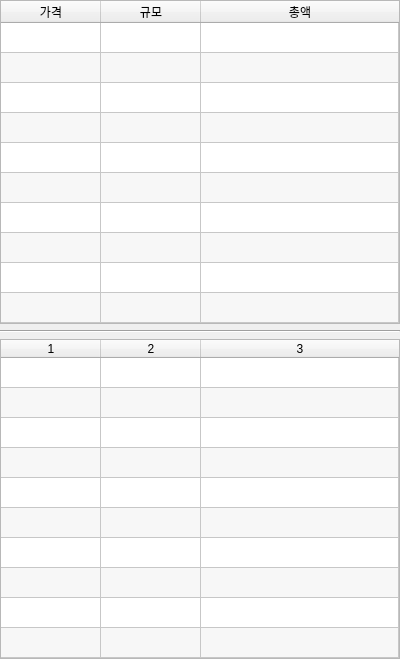
<?xml version="1.0" encoding="UTF-8"?>
<ui version="4.0">
 <class>Form</class>
 <widget class="QWidget" name="Form">
  <property name="geometry">
   <rect>
    <x>0</x>
    <y>0</y>
    <width>400</width>
    <height>641</height>
   </rect>
  </property>
  <property name="minimumSize">
   <size>
    <width>400</width>
    <height>0</height>
   </size>
  </property>
  <property name="windowTitle">
   <string>Form</string>
  </property>
  <layout class="QVBoxLayout" name="verticalLayout">
   <property name="leftMargin">
    <number>0</number>
   </property>
   <property name="topMargin">
    <number>0</number>
   </property>
   <property name="rightMargin">
    <number>0</number>
   </property>
   <property name="bottomMargin">
    <number>0</number>
   </property>
   <item>
    <widget class="QTableWidget" name="tableAsks">
     <property name="sizePolicy">
      <sizepolicy hsizetype="Minimum" vsizetype="Minimum">
       <horstretch>0</horstretch>
       <verstretch>0</verstretch>
      </sizepolicy>
     </property>
     <property name="verticalScrollBarPolicy">
      <enum>Qt::ScrollBarAlwaysOff</enum>
     </property>
     <property name="horizontalScrollBarPolicy">
      <enum>Qt::ScrollBarAlwaysOff</enum>
     </property>
     <property name="sizeAdjustPolicy">
      <enum>QAbstractScrollArea::AdjustToContents</enum>
     </property>
     <property name="autoScroll">
      <bool>false</bool>
     </property>
     <property name="editTriggers">
      <set>QAbstractItemView::NoEditTriggers</set>
     </property>
     <property name="tabKeyNavigation">
      <bool>false</bool>
     </property>
     <property name="showDropIndicator" stdset="0">
      <bool>false</bool>
     </property>
     <property name="dragDropOverwriteMode">
      <bool>false</bool>
     </property>
     <property name="alternatingRowColors">
      <bool>true</bool>
     </property>
     <property name="rowCount">
      <number>10</number>
     </property>
     <property name="columnCount">
      <number>3</number>
     </property>
     <attribute name="horizontalHeaderStretchLastSection">
      <bool>true</bool>
     </attribute>
     <attribute name="verticalHeaderVisible">
      <bool>false</bool>
     </attribute>
     <row/>
     <row/>
     <row/>
     <row/>
     <row/>
     <row/>
     <row/>
     <row/>
     <row/>
     <row/>
     <column>
      <property name="text">
       <string>가격</string>
      </property>
     </column>
     <column>
      <property name="text">
       <string>규모</string>
      </property>
     </column>
     <column>
      <property name="text">
       <string>총액</string>
      </property>
     </column>
    </widget>
   </item>
   <item>
    <widget class="Line" name="line">
     <property name="orientation">
      <enum>Qt::Horizontal</enum>
     </property>
    </widget>
   </item>
   <item>
    <widget class="QTableWidget" name="tableBids">
     <property name="sizePolicy">
      <sizepolicy hsizetype="Minimum" vsizetype="Minimum">
       <horstretch>0</horstretch>
       <verstretch>0</verstretch>
      </sizepolicy>
     </property>
     <property name="verticalScrollBarPolicy">
      <enum>Qt::ScrollBarAlwaysOff</enum>
     </property>
     <property name="horizontalScrollBarPolicy">
      <enum>Qt::ScrollBarAlwaysOff</enum>
     </property>
     <property name="sizeAdjustPolicy">
      <enum>QAbstractScrollArea::AdjustToContents</enum>
     </property>
     <property name="autoScroll">
      <bool>false</bool>
     </property>
     <property name="editTriggers">
      <set>QAbstractItemView::NoEditTriggers</set>
     </property>
     <property name="tabKeyNavigation">
      <bool>false</bool>
     </property>
     <property name="showDropIndicator" stdset="0">
      <bool>false</bool>
     </property>
     <property name="dragDropOverwriteMode">
      <bool>false</bool>
     </property>
     <property name="alternatingRowColors">
      <bool>true</bool>
     </property>
     <property name="rowCount">
      <number>10</number>
     </property>
     <property name="columnCount">
      <number>3</number>
     </property>
     <attribute name="horizontalHeaderStretchLastSection">
      <bool>true</bool>
     </attribute>
     <attribute name="verticalHeaderVisible">
      <bool>false</bool>
     </attribute>
     <row/>
     <row/>
     <row/>
     <row/>
     <row/>
     <row/>
     <row/>
     <row/>
     <row/>
     <row/>
     <column/>
     <column/>
     <column/>
    </widget>
   </item>
  </layout>
 </widget>
 <resources/>
 <connections/>
</ui>
